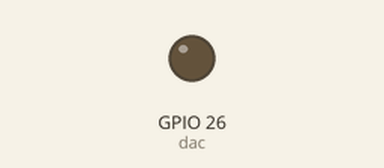
This program was run on a simulated ESP32 board running MicroPython. Parts: output pins drawn as LEDs (lit = HIGH). What the program prints to the serial console is not drawn.

Above: at 0.15 s.
Timing chart, 0 to 1.6 s (numbered marks = the images above):
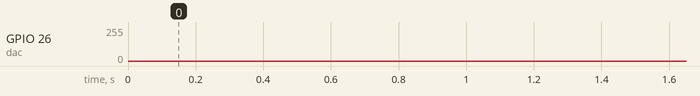

The program:

dac.py
```python
from machine import Pin,DAC
from time import sleep_ms

dac = DAC(Pin(26))
print("Running a triangular wave form with a frequency of ~ 1 Hz on pin 26")
while True:
    for i in range(256):
        dac.write(i)
        sleep_ms(2)
    for i in range(256):
        dac.write(256-i-1)
        sleep_ms(2)
```
